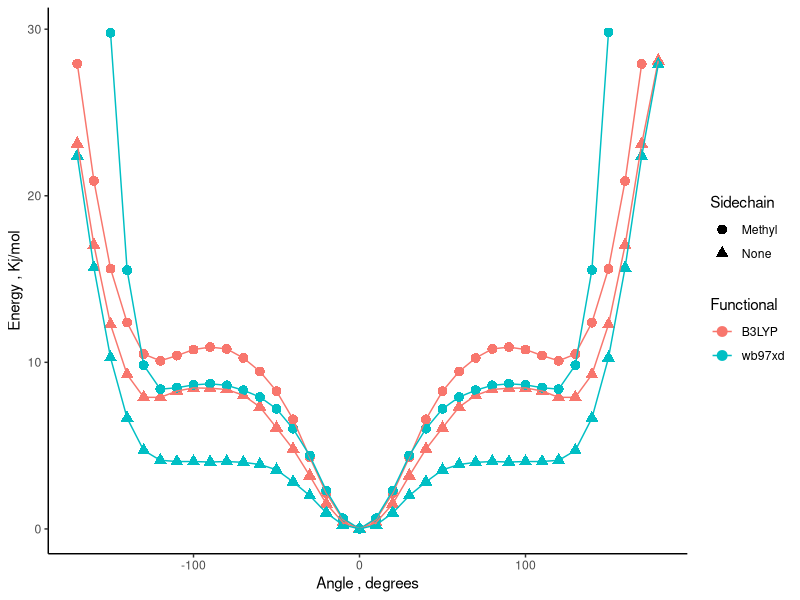

This chart was generated by the following R code:
library("tidyverse")

b3lyp_no_methyl <- read.table("b3lyp_no_methyl.txt") %>%
	rename(Angle=V1, Energy=V2) %>%
	mutate(Angle = round(Angle)) %>%
	mutate(Functional="B3LYP") %>%
	mutate(Sidechain="None") %>%
	mutate(Energy= Energy*27211.4/10.36) %>%
	mutate(Energy = Energy - min(Energy)) %>%
	mutate(Angle = ifelse((Angle>180 & Angle<=360),Angle-360,Angle)) %>%
	arrange(Angle)

xb97xdp_no_methyl <- read.table("wb97xd_no_methyl.txt") %>%
	rename(Angle=V1, Energy=V2) %>%
	mutate(Angle = round(Angle)) %>%
	mutate(Functional="wb97xd") %>%
	mutate(Sidechain="None") %>%
	mutate(Energy= Energy*27211.4/10.36) %>%
	mutate(Energy = Energy - min(Energy)) %>%
	mutate(Angle = ifelse((Angle>180 & Angle<=360),Angle-360,Angle)) %>%
	arrange(Angle)

b3lyp_with_methyl <- read.table("b3lyp_with_methyl.txt") %>%
	rename(Angle=V1, Energy=V2) %>%
	mutate(Angle = round(Angle)) %>%
	mutate(Functional="B3LYP") %>%
	mutate(Sidechain="Methyl") %>%
	mutate(Energy= Energy*27211.4/10.36) %>%
	mutate(Energy = Energy - min(Energy)) %>%
	mutate(Angle = ifelse((Angle>180 & Angle<=360),Angle-360,Angle)) %>%
	arrange(Angle)

wb97xd_with_methyl <- read.table("wb97xd_with_methyl_indi.txt") %>%
	rename(Angle=V1, Energy=V2) %>%
	mutate(Angle = round(Angle)) %>%
	mutate(Functional="wb97xd") %>%
	mutate(Sidechain="Methyl") %>%
	mutate(Energy= Energy*27211.4/10.36) %>%
	mutate(Energy = Energy - min(Energy)) %>%
	mutate(Angle = ifelse((Angle>180 & Angle<=360),Angle-360,Angle)) %>%
	arrange(Angle)

data <- bind_rows(b3lyp_no_methyl, xb97xdp_no_methyl, b3lyp_with_methyl, wb97xd_with_methyl) %>%
	filter(Energy < 30) %>%
	ggplot(aes(x=Angle,y=Energy, color=Functional, shape=Sidechain, group=interaction(Functional,Sidechain))) +
		geom_point(size=3) +
		geom_line() +
		labs(x="Angle , degrees", y="Energy , Kj/mol") + 
		theme_classic() 
	ggsave("inner_dihedral_scans.pdf")
